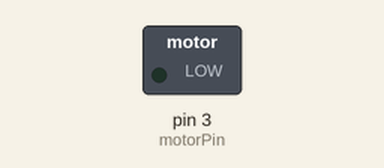
Bench run of a sketch on a simulated Arduino Uno, built with avr-gcc and run on an emulated ATmega328P. On the bench: switched loads named in the sketch (green lamp = pin HIGH).

Above: at 0.05 s.
At 4.5 s:
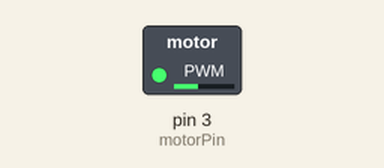
At 9.0 s:
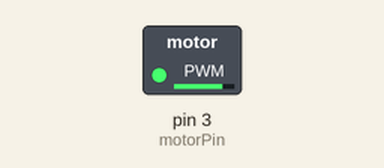
Timing chart, 0 to 11.7 s (numbered marks = the images above):
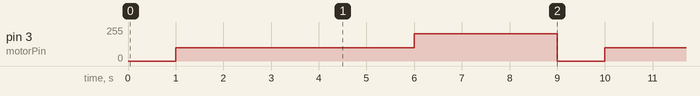

The sketch:

ch12_2a_DC_motor_speed_control.ino
```cpp
const int motorPin=3;
int motorSpeed=0;
void setup()
{
}
void loop()
{
   analogWrite(motorPin,0);
   delay(1000);
   analogWrite(motorPin,100);
   delay(5000);
   analogWrite(motorPin,204);
   delay(3000);
}

/*
const int motorPin=3;
const int sw=4;
int motorSpeed=0;
unsigned int key;
unsigned int keyData=1;
int one=0,zero=0;
void setup()
{
  pinMode(sw,INPUT_PULLUP);
}
void loop()
{
   keyScan();
   if(keyData==0)
   {
     keyData=1;
     motorSpeed=motorSpeed+50;
     if(motorSpeed>255)
      motorSpeed=0;
   }
   analogWrite(motorPin,motorSpeed);
}
void keyScan(void)
{
  key=digitalRead(sw);
  if(key==LOW)
  {
    one=0;
    if(zero<5)
    {
      zero+=1;
      if(zero==5)
        keyData=0;
    }
  }
  one+=1;
  if(one==5)
  {
    zero=0;
    keyData=1;
  }
}
*/
```

Measured:
- by itself, pin 3 (motorPin): repeats every 9.0 s: 204/255 3.0 s, 0/255 1.0 s, 100/255 5.0 s
